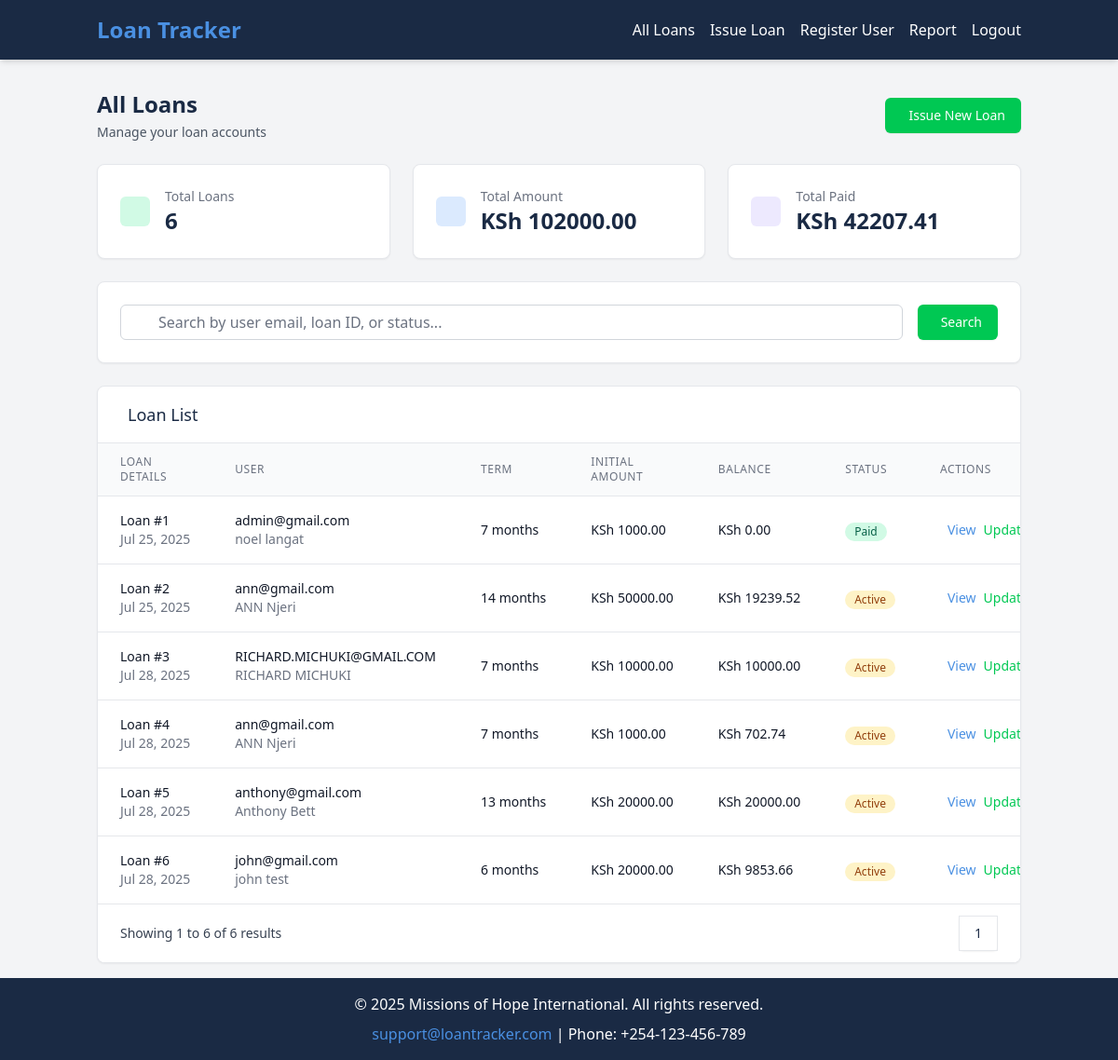
The app's page /loans/ (signed in), older data.
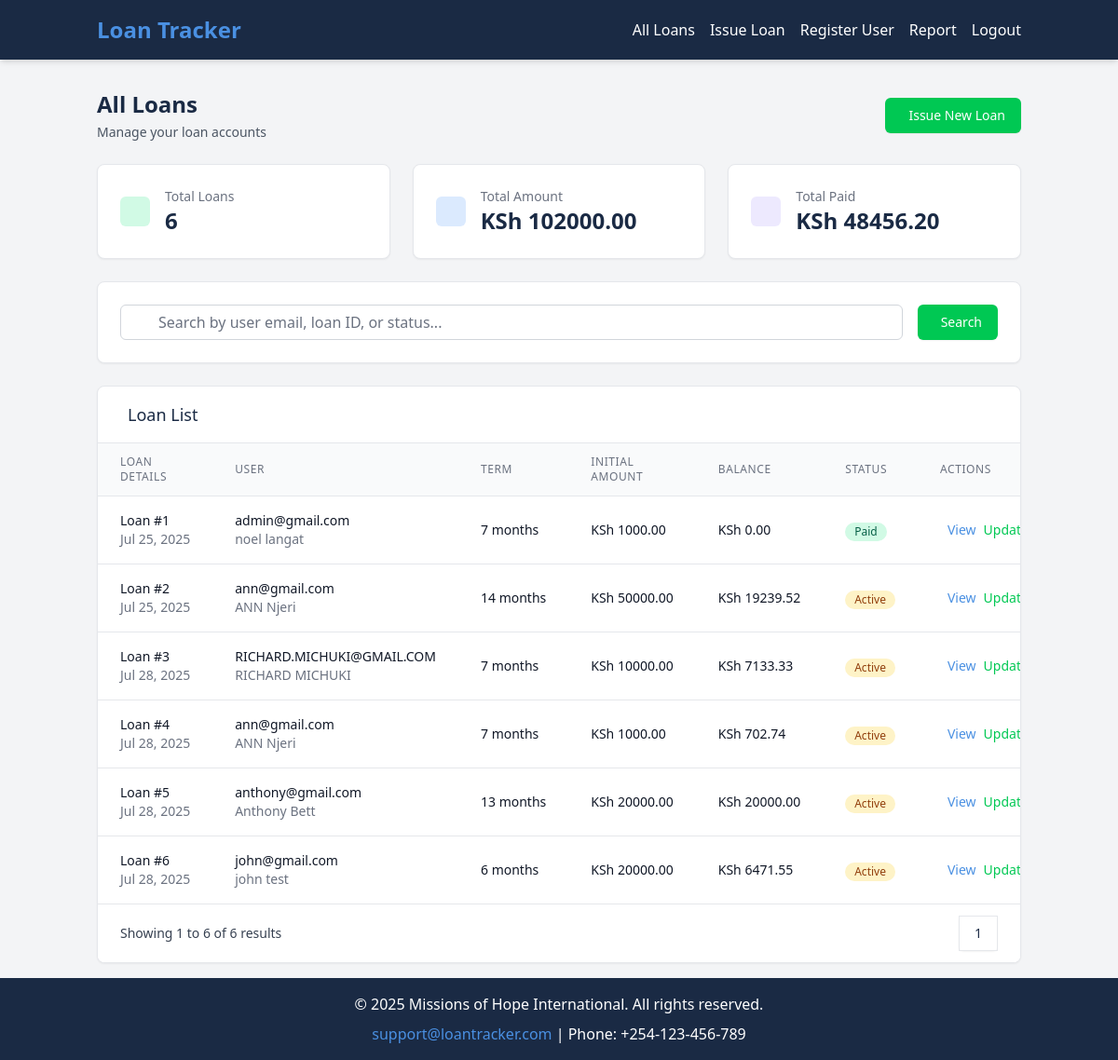
The same page, newer data.
### mohi/models.py (models this page shows, shortened)
class Loan(models.Model):
    user = models.ForeignKey(CustomUser, on_delete=models.CASCADE)
    amount = models.DecimalField(max_digits=10, decimal_places=2, default=Decimal('0.00'))
    balance = models.DecimalField(max_digits=10, decimal_places=2, default=Decimal('0.00'))
    interest_rate = models.DecimalField(max_digits=5, decimal_places=2, default=Decimal('5.00'))
    term_months = models.PositiveIntegerField(default=12)
    start_date = models.DateField(default=timezone.now)
    end_date = models.DateField(null=True, blank=True)
    is_paid = models.BooleanField(default=False)

class CustomUser(AbstractUser):
    username = None
    email = models.EmailField(unique=True)
    first_name = models.CharField(max_length=30)
    last_name = models.CharField(max_length=30)
    department = models.CharField(max_length=100)
    designation = models.CharField(max_length=100)
    USERNAME_FIELD = 'email'
    REQUIRED_FIELDS = ['first_name', 'last_name', 'department', 'designation']
    objects = CustomUserManager()

### mohi/views.py (the view)
# urls.py: path('loans/', views.loan_list, name='loan_list'),
@login_required
def loan_list(request):
    search_query = request.GET.get('search', '')
    loans = Loan.objects.all() if request.user.is_staff else Loan.objects.filter(user=request.user)
    if search_query:
        loans = loans.filter(
            Q(id__icontains=search_query.strip()) |
            Q(user__email__icontains=search_query.strip()) |
            Q(is_paid__icontains=search_query.strip())
        )
    for loan in loans:
        total_repaid = Repayment.objects.filter(loan=loan).aggregate(total=Sum('amount'))['total'] or Decimal('0.00')
        loan.balance = max(Decimal('0.00'), loan.amount - total_repaid)
        if loan.balance <= Decimal('0.00'):
            loan.is_paid = True
        else:
            loan.is_paid = False
        loan.save()
    paginator = Paginator(loans, 10)  # 10 loans per page
    page_number = request.GET.get('page')
    page_obj = paginator.get_page(page_number)
    total_loans = loans.count()
    total_amount = loans.aggregate(total=Sum('amount'))['total'] or Decimal('0.00')
    total_paid = Repayment.objects.filter(loan__in=loans).aggregate(total=Sum('amount'))['total'] or Decimal('0.00')
    exchange_rate = 1  # 1 USD = 1 KSH
    total_amount_ksh = total_amount * exchange_rate
    total_paid_ksh = total_paid * exchange_rate
    return render(request, 'mohi/loan_list.html', {
        'loans': page_obj,
        'total_loans': total_loans,
        'total_amount': total_amount_ksh,
        'total_paid': total_paid_ksh,
        'search_query': search_query,
        'is_paginated': True,
        'page_obj': page_obj
    })

### mohi/templates/mohi/loan_list.html (shortened to what the changed rows need)
{% extends 'mohi/base.html' %}
{% load static %}
{% block content %}
<div class="space-y-6">
    <div class="flex flex-col sm:flex-row sm:items-center sm:justify-between">
        <div>
            <h1 class="text-2xl font-bold text-mohi-deep-blue">{% if user.is_staff %}All Loans{% else %}My Loans{% endif %}</h1>
        </div>
    </div>
    <div class="grid grid-cols-1 md:grid-cols-3 gap-6">
        <div class="bg-white rounded-lg shadow-sm border border-gray-200 p-6">
            <div class="flex items-center">
                <div class="ml-4">
                    <p class="text-sm font-medium text-gray-500">Total Paid</p>
                    <p class="text-2xl font-semibold text-mohi-deep-blue">KSh {{ total_paid|floatformat:2 }}</p>
                </div>
            </div>
        </div>
    </div>
    <div class="bg-white rounded-lg shadow-sm border border-gray-200 overflow-hidden">
        {% if loans %}
        <div class="overflow-x-auto">
            <table class="min-w-full divide-y divide-gray-200">
                <thead class="bg-gray-50">
                    <tr>
                        <th scope="col" class="px-6 py-3 text-left text-xs font-medium text-gray-500 uppercase tracking-wider">
                            Loan Details
                        </th>
                        <th scope="col" class="px-6 py-3 text-left text-xs font-medium text-gray-500 uppercase tracking-wider">
                            User
                        </th>
                        <th scope="col" class="px-6 py-3 text-left text-xs font-medium text-gray-500 uppercase tracking-wider">
                            Term
                        </th>
                        <th scope="col" class="px-6 py-3 text-left text-xs font-medium text-gray-500 uppercase tracking-wider">
                            Initial Amount
                        </th>
                        <th scope="col" class="px-6 py-3 text-left text-xs font-medium text-gray-500 uppercase tracking-wider">
                            Balance
                        </th>
                        <th scope="col" class="px-6 py-3 text-left text-xs font-medium text-gray-500 uppercase tracking-wider">
                            Status
                        </th>
                        <th scope="col" class="px-6 py-3 text-left text-xs font-medium text-gray-500 uppercase tracking-wider">
                            Actions
                        </th>
                    </tr>
                </thead>
                <tbody class="bg-white divide-y divide-gray-200">
                    {% for loan in loans %}
                    <tr class="hover:bg-gray-50 transition-colors">
                        <td class="px-6 py-4 whitespace-nowrap">
                            <div class="flex flex-col">
                                <div class="text-sm font-medium text-gray-900">
                                    Loan #{{ loan.id }}
                                </div>
                                <div class="text-sm text-gray-500">
                                    {{ loan.start_date|date:"M d, Y" }}
                                </div>
                            </div>
                        </td>
                        <td class="px-6 py-4 whitespace-nowrap">
                            <div class="flex flex-col">
                                <div class="text-sm font-medium text-gray-900">
                                    {{ loan.user.email }}
                                </div>
                                <div class="text-sm text-gray-500">
                                    {{ loan.user.first_name }} {{ loan.user.last_name }}
                                </div>
                            </div>
                        </td>
                        <td class="px-6 py-4 whitespace-nowrap">
                            <div class="text-sm text-gray-900">
                                {{ loan.term_months }} months
                            </div>
                        </td>
                        <td class="px-6 py-4 whitespace-nowrap">
                            <div class="text-sm font-medium text-gray-900">
                                KSh {{ loan.amount|floatformat:2 }}
                            </div>
                        </td>
                        <td class="px-6 py-4 whitespace-nowrap">
                            <div class="text-sm font-medium text-gray-900">
                                KSh {{ loan.balance|floatformat:2 }}
                            </div>
                        </td>
                        <td class="px-6 py-4 whitespace-nowrap">
                            <span class="inline-flex items-center px-2.5 py-0.5 rounded-full text-xs font-medium
                                {% if loan.is_paid %}bg-green-100 text-green-800{% else %}bg-yellow-100 text-yellow-800{% endif %}">
                                {% if loan.is_paid %}Paid{% else %}Active{% endif %}
                            </span>
                        </td>
                        <td class="px-6 py-4 whitespace-nowrap text-sm font-medium">
                            <div class="flex space-x-2">
                                 <a href="{% url 'loan_detail' loan.id %}"
                                   class="text-mohi-light-blue hover:text-mohi-deep-blue transition-colors ml-2">
                                     View
                                </a>
                                {% if user.is_staff %}
                                <a href="{% url 'make_repayment' loan.id %}"
                                   class="text-mohi-green hover:text-mohi-light-blue transition-colors">
                                     Update
                                </a>
                                {% endif %}
                            </div>
                        </td>
                    </tr>
                    {% endfor %}
                </tbody>
            </table>
        </div>
        {% endif %}
    </div>
</div>
{% endblock %}

Row changes from the older to the newer data that the page shows:
changed Loan "RICHARD.MICHUKI@GMAIL.COM": balance "10000.00" → "7133.33"
changed Loan "john@gmail.com": balance "9853.66" → "6471.55"
Text that changed along with them:
{{ total_paid|floatformat:2 }}: "42207.41" → "48456.20"
